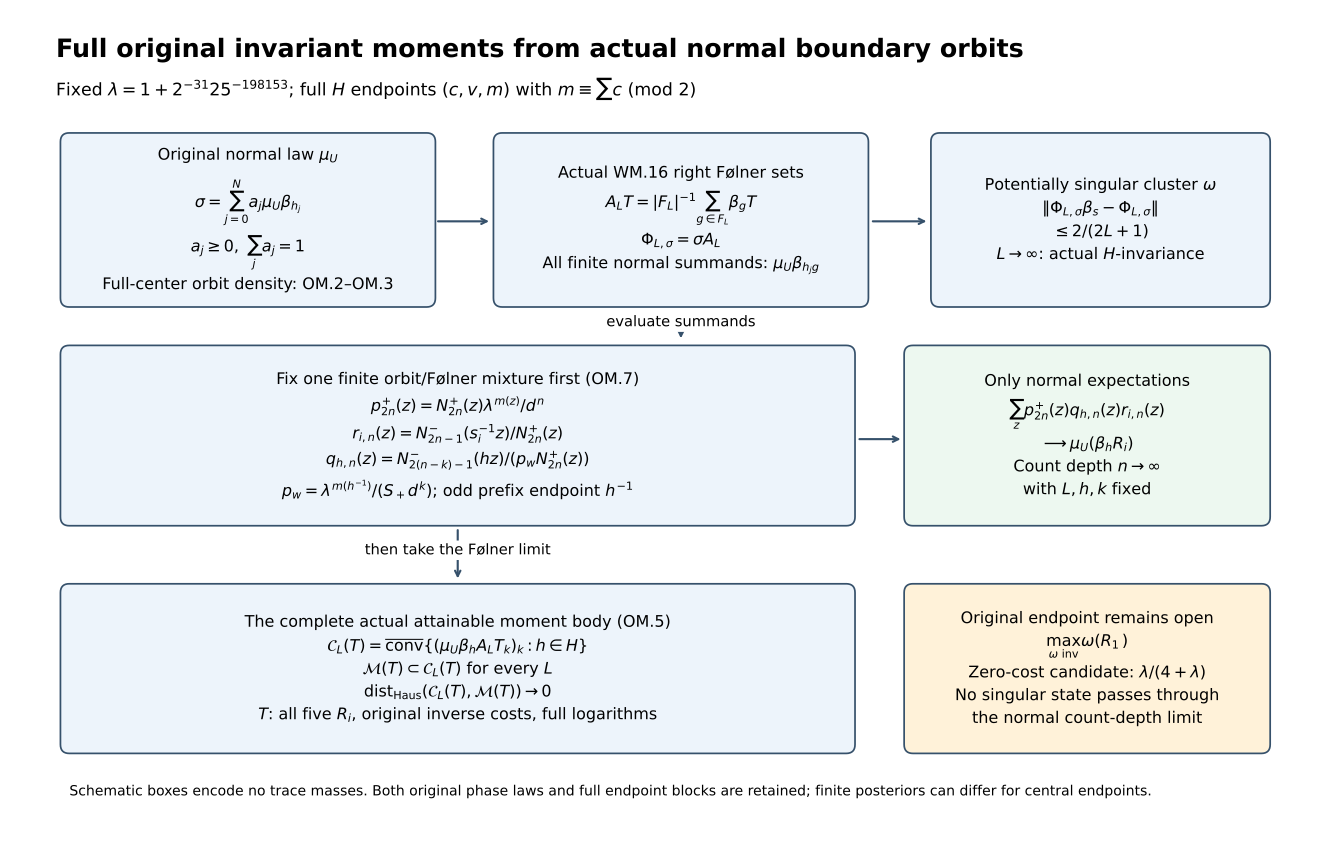

Generate this figure with Python:
"""CC0-1.0. Reproducible exact-notation schematic for OM.1--OM.8."""
from pathlib import Path
import matplotlib
matplotlib.use("Agg")
import matplotlib.pyplot as plt
plt.rcParams["svg.hashsalt"]="actual-orbit-moment-reconstruction-v21"
from matplotlib.patches import FancyBboxPatch

D = Path(__file__).resolve().parent
fig = plt.figure(figsize=(14, 9), facecolor="white")
ax = fig.add_axes([.035, .035, .93, .93])
ax.set(xlim=(0, 14), ylim=(0, 9))
ax.axis("off")
ax.text(.1, 8.7, "Full original invariant moments from actual normal boundary orbits",
        fontsize=19, weight="bold")
ax.text(.1, 8.27, r"Fixed $\lambda=1+2^{-31}25^{-198153}$; full "
        r"$H$ endpoints $(c,v,m)$ with $m\equiv\sum c\ (\mathrm{mod}\ 2)$",
        fontsize=13)

def box(x,y,w,h,txt,fc="#edf4fb",fs=12):
    ax.add_patch(FancyBboxPatch((x,y),w,h,boxstyle="round,pad=.10",
                 fc=fc,ec="#36516b",lw=1.3))
    ax.text(x+w/2,y+h/2,txt,ha="center",va="center",
            fontsize=fs,linespacing=1.6)
def arrow(x1,y1,x2,y2,label="",dy=0):
    ax.annotate("",(x2,y2),(x1,y1),
                arrowprops={"arrowstyle":"->","color":"#36516b","lw":1.6})
    if label:
        ax.text((x1+x2)/2,(y1+y2)/2+dy,label,ha="center",fontsize=11,
                bbox={"facecolor":"white","edgecolor":"none","pad":2})

box(.25,6.0,4,1.75,
    "Original normal law "+r"$\mu_U$"+"\n"+
    r"$\sigma=\sum_{j=0}^{N}a_j\mu_U\beta_{h_j}$"+"\n"+
    r"$a_j\geq0,\ \sum_j a_j=1$"+"\n"+
    "Full-center orbit density: OM.2–OM.3")
box(5.1,6.0,4,1.75,
    "Actual WM.16 right Følner sets\n"+
    r"$A_LT=|F_L|^{-1}\sum_{g\in F_L}\beta_gT$"+"\n"+
    r"$\Phi_{L,\sigma}=\sigma A_L$"+"\n"+
    "All finite normal summands: "+r"$\mu_U\beta_{h_jg}$")
box(10.0,6.0,3.6,1.75,
    "Potentially singular cluster "+r"$\omega$"+"\n"+
    r"$\|\Phi_{L,\sigma}\beta_s-\Phi_{L,\sigma}\|$"+"\n"+
    r"$\leq 2/(2L+1)$"+"\n"+
    r"$L\to\infty$: actual $H$-invariance")
arrow(4.35,6.86,4.98,6.86)
arrow(9.22,6.86,9.88,6.86)

box(.25,3.55,8.7,1.82,
    "Fix one finite orbit/Følner mixture first (OM.7)\n"+
    r"$p_{2n}^{+}(z)=N_{2n}^{+}(z)\lambda^{m(z)}/d^n$"+"\n"+
    r"$r_{i,n}(z)=N_{2n-1}^{-}(s_i^{-1}z)/N_{2n}^{+}(z)$"+"\n"+
    r"$q_{h,n}(z)=N_{2(n-k)-1}^{-}(hz)/(p_wN_{2n}^{+}(z))$"+"\n"+
    r"$p_w=\lambda^{m(h^{-1})}/(S_+d^k)$; odd prefix endpoint $h^{-1}$",
    fs=12)
box(9.7,3.55,3.9,1.82,
    "Only normal expectations\n"+
    r"$\sum_z p_{2n}^{+}(z)q_{h,n}(z)r_{i,n}(z)$"+"\n"+
    r"$\longrightarrow\mu_U(\beta_hR_i)$"+"\n"+
    "Count depth "+r"$n\to\infty$"+"\n"+
    "with "+r"$L,h,k$"+" fixed",fc="#edf8f0",fs=12)
arrow(9.07,4.42,9.59,4.42)
arrow(7.1,5.85,7.1,5.52,"evaluate summands",dy=0)

box(.25,1.0,8.7,1.70,
    "The complete actual attainable moment body (OM.5)\n"+
    r"$\mathcal{C}_L(T)=\overline{\mathrm{conv}}\{(\mu_U\beta_hA_LT_k)_k:h\in H\}$"+"\n"+
    r"$\mathcal{M}(T)\subset\mathcal{C}_L(T)$ for every $L$"+"\n"+
    r"$\mathrm{dist}_{\mathrm{Haus}}(\mathcal{C}_L(T),\mathcal{M}(T))\to0$"+"\n"+
    r"$T$: all five $R_i$, original inverse costs, full logarithms",
    fs=12)
box(9.7,1.0,3.9,1.70,
    "Original endpoint remains open\n"+
    r"$\max_{\omega\ {\rm inv}}\omega(R_1)$"+"\n"+
    "Zero-cost candidate: "+r"$\lambda/(4+\lambda)$"+"\n"+
    "No singular state passes through\n"+
    "the normal count-depth limit",fc="#fff2d9",fs=12)
arrow(4.6,3.43,4.6,2.83,"then take the Følner limit",dy=0)
ax.text(.25,.43,
    "Schematic boxes encode no trace masses. Both original phase laws and full "
    "endpoint blocks are retained; finite posteriors can differ for central endpoints.",
    fontsize=10.5)
for extension in ["svg","png"]:
    fig.savefig(D/f"actual-orbit-moment-reconstruction-v21.{extension}",dpi=160,metadata={"Date":None} if extension=="svg" else None)
print("Rendered reproducible SVG and PNG.")

svg_path=D/'actual-orbit-moment-reconstruction-v21.svg'
svg_path.write_text("\n".join(x.rstrip() for x in svg_path.read_text(encoding="utf-8").splitlines()).rstrip()+"\n",encoding="utf-8")
